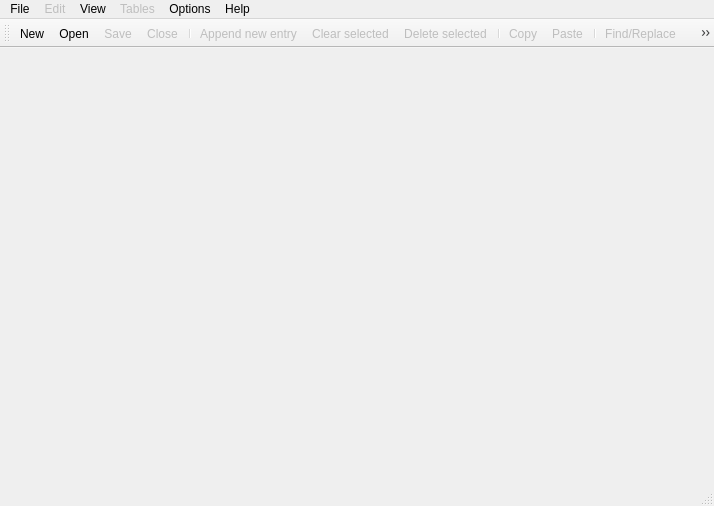
<?xml version="1.0" encoding="UTF-8"?>
<ui version="4.0">
 <class>QTblEditorClass</class>
 <widget class="QMainWindow" name="QTblEditorClass">
  <property name="geometry">
   <rect>
    <x>0</x>
    <y>0</y>
    <width>714</width>
    <height>506</height>
   </rect>
  </property>
  <property name="windowTitle">
   <string notr="true">QTblEditor[*]</string>
  </property>
  <property name="windowIcon">
   <iconset resource="qtbleditor.qrc">
    <normaloff>:/QTblEditor/Resources/Baal.png</normaloff>:/QTblEditor/Resources/Baal.png</iconset>
  </property>
  <property name="documentMode">
   <bool>false</bool>
  </property>
  <property name="unifiedTitleAndToolBarOnMac">
   <bool>true</bool>
  </property>
  <widget class="QWidget" name="centralWidget"/>
  <widget class="QMenuBar" name="menuBar">
   <property name="geometry">
    <rect>
     <x>0</x>
     <y>0</y>
     <width>714</width>
     <height>21</height>
    </rect>
   </property>
   <widget class="QMenu" name="menuFile">
    <property name="title">
     <string>File</string>
    </property>
    <widget class="QMenu" name="menuRecentFiles">
     <property name="title">
      <string>Recent files</string>
     </property>
    </widget>
    <addaction name="actionNew"/>
    <addaction name="actionOpen"/>
    <addaction name="menuRecentFiles"/>
    <addaction name="actionReopen"/>
    <addaction name="separator"/>
    <addaction name="actionSave"/>
    <addaction name="actionSaveAs"/>
    <addaction name="actionSaveAll"/>
    <addaction name="separator"/>
    <addaction name="actionClose"/>
    <addaction name="actionCloseAll"/>
    <addaction name="separator"/>
    <addaction name="actionExit"/>
   </widget>
   <widget class="QMenu" name="menuHelp">
    <property name="title">
     <string>Help</string>
    </property>
    <addaction name="actionAbout"/>
    <addaction name="actionAboutQt"/>
   </widget>
   <widget class="QMenu" name="menuEdit">
    <property name="enabled">
     <bool>false</bool>
    </property>
    <property name="title">
     <string>Edit</string>
    </property>
    <addaction name="actionChangeText"/>
    <addaction name="separator"/>
    <addaction name="actionAppendEntry"/>
    <addaction name="actionInsertAfterCurrent"/>
    <addaction name="separator"/>
    <addaction name="actionClearSelected"/>
    <addaction name="actionDeleteSelected"/>
    <addaction name="separator"/>
    <addaction name="actionCopy"/>
    <addaction name="actionPaste"/>
    <addaction name="separator"/>
    <addaction name="actionFindReplace"/>
    <addaction name="actionGoTo"/>
   </widget>
   <widget class="QMenu" name="menuTables">
    <property name="enabled">
     <bool>false</bool>
    </property>
    <property name="title">
     <string>Tables</string>
    </property>
    <widget class="QMenu" name="menuDifferences">
     <property name="title">
      <string>Differences</string>
     </property>
     <addaction name="actionKeys"/>
     <addaction name="actionStrings"/>
     <addaction name="actionBoth"/>
     <addaction name="separator"/>
     <addaction name="actionSameStrings"/>
    </widget>
    <addaction name="actionSupplement"/>
    <addaction name="actionSwap"/>
    <addaction name="actionChangeActive"/>
    <addaction name="menuDifferences"/>
   </widget>
   <widget class="QMenu" name="menuOptions">
    <property name="title">
     <string>Options</string>
    </property>
    <widget class="QMenu" name="menuCSV_separator">
     <property name="title">
      <string>CSV separator</string>
     </property>
     <addaction name="actionCsvComma"/>
     <addaction name="actionCsvSemiColon"/>
    </widget>
    <widget class="QMenu" name="menuRow_numbering_starts_with">
     <property name="title">
      <string>Row numbering starts with</string>
     </property>
     <addaction name="actionStartNumberingFrom0"/>
     <addaction name="actionStartNumberingFrom1"/>
    </widget>
    <addaction name="actionRestoreLastOpenedFiles"/>
    <addaction name="separator"/>
    <addaction name="actionWrapStrings"/>
    <addaction name="menuCSV_separator"/>
    <addaction name="separator"/>
    <addaction name="menuRow_numbering_starts_with"/>
    <addaction name="actionShowHexInRow"/>
   </widget>
   <widget class="QMenu" name="menuView">
    <property name="title">
     <string>View</string>
    </property>
    <addaction name="actionToolbar"/>
    <addaction name="separator"/>
    <addaction name="actionSmallRows"/>
   </widget>
   <addaction name="menuFile"/>
   <addaction name="menuEdit"/>
   <addaction name="menuView"/>
   <addaction name="menuTables"/>
   <addaction name="menuOptions"/>
   <addaction name="menuHelp"/>
  </widget>
  <widget class="QToolBar" name="mainToolBar">
   <property name="iconSize">
    <size>
     <width>24</width>
     <height>24</height>
    </size>
   </property>
   <attribute name="toolBarArea">
    <enum>TopToolBarArea</enum>
   </attribute>
   <attribute name="toolBarBreak">
    <bool>false</bool>
   </attribute>
   <addaction name="actionNew"/>
   <addaction name="actionOpen"/>
   <addaction name="actionSave"/>
   <addaction name="actionClose"/>
   <addaction name="separator"/>
   <addaction name="actionAppendEntry"/>
   <addaction name="actionClearSelected"/>
   <addaction name="actionDeleteSelected"/>
   <addaction name="separator"/>
   <addaction name="actionCopy"/>
   <addaction name="actionPaste"/>
   <addaction name="separator"/>
   <addaction name="actionFindReplace"/>
   <addaction name="actionGoTo"/>
  </widget>
  <widget class="QStatusBar" name="statusBar"/>
  <action name="actionNew">
   <property name="icon">
    <iconset resource="qtbleditor.qrc">
     <normaloff>:/QTblEditor/Resources/New document.png</normaloff>:/QTblEditor/Resources/New document.png</iconset>
   </property>
   <property name="text">
    <string>&amp;New...</string>
   </property>
   <property name="toolTip">
    <string>New</string>
   </property>
   <property name="statusTip">
    <string>Create new table</string>
   </property>
   <property name="shortcut">
    <string>Ctrl+N</string>
   </property>
  </action>
  <action name="actionOpen">
   <property name="icon">
    <iconset resource="qtbleditor.qrc">
     <normaloff>:/QTblEditor/Resources/Open.png</normaloff>:/QTblEditor/Resources/Open.png</iconset>
   </property>
   <property name="text">
    <string>&amp;Open...</string>
   </property>
   <property name="toolTip">
    <string>Open</string>
   </property>
   <property name="statusTip">
    <string>Open existing table</string>
   </property>
   <property name="shortcut">
    <string>Ctrl+O</string>
   </property>
  </action>
  <action name="actionSave">
   <property name="enabled">
    <bool>false</bool>
   </property>
   <property name="icon">
    <iconset resource="qtbleditor.qrc">
     <normaloff>:/QTblEditor/Resources/Save.png</normaloff>:/QTblEditor/Resources/Save.png</iconset>
   </property>
   <property name="text">
    <string>&amp;Save</string>
   </property>
   <property name="toolTip">
    <string>Save</string>
   </property>
   <property name="statusTip">
    <string>Save active table</string>
   </property>
   <property name="shortcut">
    <string>Ctrl+S</string>
   </property>
  </action>
  <action name="actionSaveAs">
   <property name="enabled">
    <bool>false</bool>
   </property>
   <property name="text">
    <string>Save as...</string>
   </property>
   <property name="toolTip">
    <string>Save as</string>
   </property>
   <property name="statusTip">
    <string>Save active table with a new name</string>
   </property>
   <property name="shortcut">
    <string>Ctrl+Shift+S</string>
   </property>
  </action>
  <action name="actionClose">
   <property name="enabled">
    <bool>false</bool>
   </property>
   <property name="icon">
    <iconset resource="qtbleditor.qrc">
     <normaloff>:/QTblEditor/Resources/Close.png</normaloff>:/QTblEditor/Resources/Close.png</iconset>
   </property>
   <property name="text">
    <string>&amp;Close</string>
   </property>
   <property name="toolTip">
    <string>Close</string>
   </property>
   <property name="statusTip">
    <string>Close active table</string>
   </property>
   <property name="shortcut">
    <string>Ctrl+W</string>
   </property>
  </action>
  <action name="actionExit">
   <property name="text">
    <string>Exit</string>
   </property>
   <property name="toolTip">
    <string>Exit</string>
   </property>
   <property name="statusTip">
    <string>Exit the program</string>
   </property>
   <property name="shortcut">
    <string>Ctrl+Q</string>
   </property>
   <property name="menuRole">
    <enum>QAction::QuitRole</enum>
   </property>
  </action>
  <action name="actionAbout">
   <property name="icon">
    <iconset resource="qtbleditor.qrc">
     <normaloff>:/QTblEditor/Resources/Baal.png</normaloff>:/QTblEditor/Resources/Baal.png</iconset>
   </property>
   <property name="text">
    <string>About QTblEditor</string>
   </property>
   <property name="toolTip">
    <string>About QTblEditor</string>
   </property>
   <property name="statusTip">
    <string>About this tool</string>
   </property>
   <property name="shortcut">
    <string>F1</string>
   </property>
   <property name="menuRole">
    <enum>QAction::AboutRole</enum>
   </property>
  </action>
  <action name="actionFindReplace">
   <property name="enabled">
    <bool>false</bool>
   </property>
   <property name="icon">
    <iconset resource="qtbleditor.qrc">
     <normaloff>:/QTblEditor/Resources/Search.png</normaloff>:/QTblEditor/Resources/Search.png</iconset>
   </property>
   <property name="text">
    <string>Find/Replace...</string>
   </property>
   <property name="toolTip">
    <string>Find/Replace</string>
   </property>
   <property name="statusTip">
    <string>Find and/or replace text in tables</string>
   </property>
   <property name="shortcut">
    <string>Ctrl+F</string>
   </property>
  </action>
  <action name="actionGoTo">
   <property name="enabled">
    <bool>false</bool>
   </property>
   <property name="icon">
    <iconset resource="qtbleditor.qrc">
     <normaloff>:/QTblEditor/Resources/Goto.png</normaloff>:/QTblEditor/Resources/Goto.png</iconset>
   </property>
   <property name="text">
    <string>Go to...</string>
   </property>
   <property name="toolTip">
    <string>Go to</string>
   </property>
   <property name="statusTip">
    <string>Go to the specified row</string>
   </property>
   <property name="shortcut">
    <string>Ctrl+G</string>
   </property>
  </action>
  <action name="actionClearSelected">
   <property name="enabled">
    <bool>false</bool>
   </property>
   <property name="icon">
    <iconset resource="qtbleditor.qrc">
     <normaloff>:/QTblEditor/Resources/Erase.png</normaloff>:/QTblEditor/Resources/Erase.png</iconset>
   </property>
   <property name="text">
    <string>Clear selected...</string>
   </property>
   <property name="toolTip">
    <string>Clear selected</string>
   </property>
   <property name="statusTip">
    <string>Clear text of selected cells</string>
   </property>
   <property name="shortcut">
    <string>Del</string>
   </property>
  </action>
  <action name="actionDeleteSelected">
   <property name="enabled">
    <bool>false</bool>
   </property>
   <property name="icon">
    <iconset resource="qtbleditor.qrc">
     <normaloff>:/QTblEditor/Resources/Remove.png</normaloff>:/QTblEditor/Resources/Remove.png</iconset>
   </property>
   <property name="text">
    <string>Delete selected...</string>
   </property>
   <property name="toolTip">
    <string>Delete selected</string>
   </property>
   <property name="statusTip">
    <string>Delete selected rows</string>
   </property>
   <property name="shortcut">
    <string>Shift+Del</string>
   </property>
  </action>
  <action name="actionChangeText">
   <property name="enabled">
    <bool>false</bool>
   </property>
   <property name="icon">
    <iconset resource="qtbleditor.qrc">
     <normaloff>:/QTblEditor/Resources/Modify.png</normaloff>:/QTblEditor/Resources/Modify.png</iconset>
   </property>
   <property name="text">
    <string>Change text</string>
   </property>
   <property name="toolTip">
    <string>Change text</string>
   </property>
   <property name="statusTip">
    <string>Change text in the current cell</string>
   </property>
   <property name="shortcut">
    <string>Enter</string>
   </property>
  </action>
  <action name="actionAppendEntry">
   <property name="enabled">
    <bool>false</bool>
   </property>
   <property name="icon">
    <iconset resource="qtbleditor.qrc">
     <normaloff>:/QTblEditor/Resources/Add.png</normaloff>:/QTblEditor/Resources/Add.png</iconset>
   </property>
   <property name="text">
    <string>Append new entry</string>
   </property>
   <property name="toolTip">
    <string>Append new entry</string>
   </property>
   <property name="statusTip">
    <string>Insert empty row in the end of active table</string>
   </property>
   <property name="shortcut">
    <string>Ctrl+Ins</string>
   </property>
  </action>
  <action name="actionInsertAfterCurrent">
   <property name="enabled">
    <bool>false</bool>
   </property>
   <property name="text">
    <string>Insert after current</string>
   </property>
   <property name="toolTip">
    <string>Insert after current</string>
   </property>
   <property name="statusTip">
    <string>Insert empty row after the current selected in active table</string>
   </property>
   <property name="shortcut">
    <string>Ins</string>
   </property>
  </action>
  <action name="actionSaveAll">
   <property name="enabled">
    <bool>false</bool>
   </property>
   <property name="text">
    <string>Save all</string>
   </property>
   <property name="statusTip">
    <string>Save all tables</string>
   </property>
   <property name="shortcut">
    <string>Ctrl+Alt+S</string>
   </property>
  </action>
  <action name="actionAboutQt">
   <property name="icon">
    <iconset resource="qtbleditor.qrc">
     <normaloff>:/QTblEditor/Resources/Qt.png</normaloff>:/QTblEditor/Resources/Qt.png</iconset>
   </property>
   <property name="text">
    <string>About Qt</string>
   </property>
   <property name="toolTip">
    <string>About Qt</string>
   </property>
   <property name="statusTip">
    <string>About Qt library</string>
   </property>
   <property name="menuRole">
    <enum>QAction::AboutQtRole</enum>
   </property>
  </action>
  <action name="actionCloseAll">
   <property name="enabled">
    <bool>false</bool>
   </property>
   <property name="text">
    <string>Close all</string>
   </property>
   <property name="statusTip">
    <string>Close all tables</string>
   </property>
   <property name="shortcut">
    <string>Ctrl+Shift+W</string>
   </property>
  </action>
  <action name="actionSupplement">
   <property name="enabled">
    <bool>false</bool>
   </property>
   <property name="text">
    <string>Supplement</string>
   </property>
   <property name="statusTip">
    <string>Copy excessive data from the bigger table to the smaller one</string>
   </property>
   <property name="shortcut">
    <string>Ctrl+U</string>
   </property>
  </action>
  <action name="actionSwap">
   <property name="enabled">
    <bool>false</bool>
   </property>
   <property name="icon">
    <iconset resource="qtbleditor.qrc">
     <normaloff>:/QTblEditor/Resources/Swap.png</normaloff>:/QTblEditor/Resources/Swap.png</iconset>
   </property>
   <property name="text">
    <string>Swap</string>
   </property>
   <property name="statusTip">
    <string>Swap tables</string>
   </property>
  </action>
  <action name="actionCsvComma">
   <property name="checkable">
    <bool>true</bool>
   </property>
   <property name="checked">
    <bool>true</bool>
   </property>
   <property name="text">
    <string>, (comma)</string>
   </property>
   <property name="statusTip">
    <string>Use comma as a value separator in *.csv files</string>
   </property>
  </action>
  <action name="actionCsvSemiColon">
   <property name="checkable">
    <bool>true</bool>
   </property>
   <property name="text">
    <string>; (semicolon)</string>
   </property>
   <property name="statusTip">
    <string>Use semicolon as a value separator in *.csv files</string>
   </property>
  </action>
  <action name="actionRestoreLastOpenedFiles">
   <property name="checkable">
    <bool>true</bool>
   </property>
   <property name="checked">
    <bool>true</bool>
   </property>
   <property name="text">
    <string>Restore last opened files</string>
   </property>
   <property name="statusTip">
    <string>Load last opened files on start</string>
   </property>
  </action>
  <action name="actionWrapStrings">
   <property name="checkable">
    <bool>true</bool>
   </property>
   <property name="checked">
    <bool>true</bool>
   </property>
   <property name="text">
    <string>Wrap strings in double quotes</string>
   </property>
   <property name="statusTip">
    <string>Wrap all strings in generated *.txt in double quotes</string>
   </property>
  </action>
  <action name="actionChangeActive">
   <property name="enabled">
    <bool>false</bool>
   </property>
   <property name="text">
    <string>Change active</string>
   </property>
   <property name="statusTip">
    <string>Make the other table active</string>
   </property>
  </action>
  <action name="actionToolbar">
   <property name="checkable">
    <bool>true</bool>
   </property>
   <property name="checked">
    <bool>true</bool>
   </property>
   <property name="text">
    <string>Toolbar</string>
   </property>
   <property name="statusTip">
    <string>Toggle toolbar visibility</string>
   </property>
  </action>
  <action name="actionReopen">
   <property name="enabled">
    <bool>false</bool>
   </property>
   <property name="text">
    <string>Reopen</string>
   </property>
   <property name="statusTip">
    <string>Read active table from disk and lose all current changes</string>
   </property>
   <property name="shortcut">
    <string>Ctrl+Alt+O</string>
   </property>
  </action>
  <action name="actionCopy">
   <property name="enabled">
    <bool>false</bool>
   </property>
   <property name="icon">
    <iconset resource="qtbleditor.qrc">
     <normaloff>:/QTblEditor/Resources/Copy.png</normaloff>:/QTblEditor/Resources/Copy.png</iconset>
   </property>
   <property name="text">
    <string>Copy</string>
   </property>
   <property name="statusTip">
    <string>Copy text from selected cells to the clipboard</string>
   </property>
   <property name="shortcut">
    <string>Ctrl+C</string>
   </property>
  </action>
  <action name="actionPaste">
   <property name="enabled">
    <bool>false</bool>
   </property>
   <property name="icon">
    <iconset resource="qtbleditor.qrc">
     <normaloff>:/QTblEditor/Resources/Paste.png</normaloff>:/QTblEditor/Resources/Paste.png</iconset>
   </property>
   <property name="text">
    <string>Paste</string>
   </property>
   <property name="statusTip">
    <string>Paste text from the clipboard after the current cell</string>
   </property>
   <property name="shortcut">
    <string>Ctrl+V</string>
   </property>
  </action>
  <action name="actionSmallRows">
   <property name="checkable">
    <bool>true</bool>
   </property>
   <property name="checked">
    <bool>false</bool>
   </property>
   <property name="text">
    <string>Small rows</string>
   </property>
   <property name="statusTip">
    <string>Toggle between small and large rows</string>
   </property>
  </action>
  <action name="actionKeys">
   <property name="checkable">
    <bool>false</bool>
   </property>
   <property name="text">
    <string>Keys</string>
   </property>
   <property name="statusTip">
    <string>Show rows with distinct keys</string>
   </property>
  </action>
  <action name="actionStrings">
   <property name="checkable">
    <bool>false</bool>
   </property>
   <property name="text">
    <string>Strings</string>
   </property>
   <property name="statusTip">
    <string>Show rows with same keys that have distinct strings</string>
   </property>
  </action>
  <action name="actionBoth">
   <property name="checkable">
    <bool>false</bool>
   </property>
   <property name="text">
    <string>Both</string>
   </property>
   <property name="statusTip">
    <string>Show rows that meet the above conditions</string>
   </property>
  </action>
  <action name="actionSameStrings">
   <property name="text">
    <string>Same strings</string>
   </property>
   <property name="statusTip">
    <string>Show rows that have same strings</string>
   </property>
  </action>
  <action name="actionStartNumberingFrom0">
   <property name="checkable">
    <bool>true</bool>
   </property>
   <property name="text">
    <string>0</string>
   </property>
  </action>
  <action name="actionStartNumberingFrom1">
   <property name="checkable">
    <bool>true</bool>
   </property>
   <property name="checked">
    <bool>true</bool>
   </property>
   <property name="text">
    <string>1</string>
   </property>
  </action>
  <action name="actionShowHexInRow">
   <property name="checkable">
    <bool>true</bool>
   </property>
   <property name="text">
    <string>Show hex values in row numbers</string>
   </property>
  </action>
 </widget>
 <layoutdefault spacing="6" margin="11"/>
 <resources>
  <include location="qtbleditor.qrc"/>
 </resources>
 <connections>
  <connection>
   <sender>actionExit</sender>
   <signal>triggered()</signal>
   <receiver>QTblEditorClass</receiver>
   <slot>close()</slot>
   <hints>
    <hint type="sourcelabel">
     <x>-1</x>
     <y>-1</y>
    </hint>
    <hint type="destinationlabel">
     <x>299</x>
     <y>199</y>
    </hint>
   </hints>
  </connection>
 </connections>
</ui>
